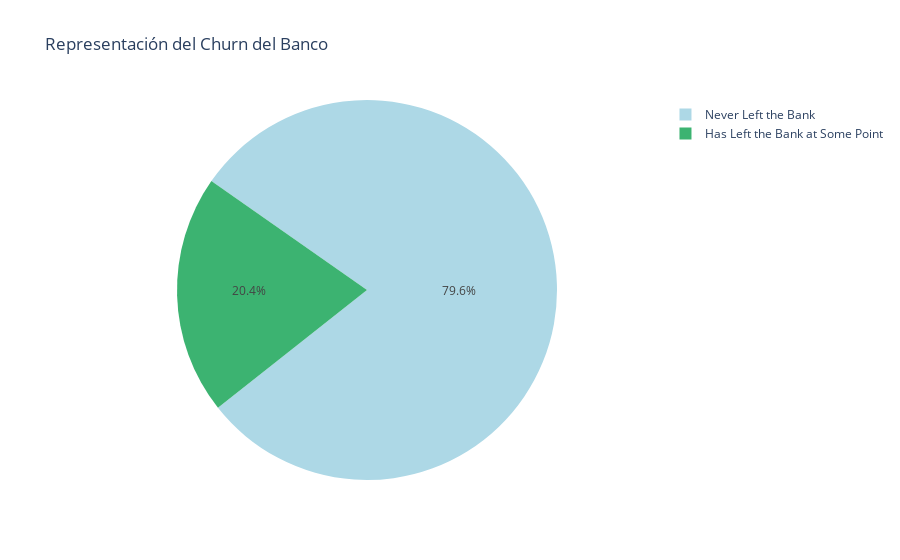

Notebook cell for this chart:
### Code cell
level_count_churn = df["churn"].value_counts()
data = [
    go.Pie(
        labels=["Never Left the Bank","Has Left the Bank at Some Point"],
        values=level_count_churn,
        textinfo='percent',
        insidetextorientation='radial', 
        marker_colors = ["lightblue", "mediumseagreen"],
        rotation = -55,
    )
]

layout = go.Layout(title = "Representación del Churn del Banco")

fig = go.Figure(data = data, layout = layout)

fig.show()

### Figure 1 — Plotly figure (JSON) as saved in the notebook; plotly's stock layout.template omitted (floating-point values rounded to 4 significant figures)
{"data": [{"insidetextorientation": "radial", "labels": ["Never Left the Bank", "Has Left the Bank at Some Point"], "marker": {"colors": ["lightblue", "mediumseagreen"]}, "rotation": -55, "textinfo": "percent", "values": [7963, 2037], "type": "pie"}], "layout": {"title": {"text": "Representación del Churn del Banco"}}}
